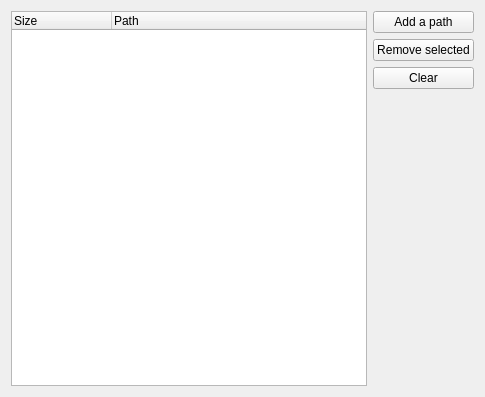
<ui version="4.0" >
 <class>NewTorrentSecondStep</class>
 <widget class="QWidget" name="NewTorrentSecondStep" >
  <property name="geometry" >
   <rect>
    <x>0</x>
    <y>0</y>
    <width>485</width>
    <height>397</height>
   </rect>
  </property>
  <property name="windowTitle" >
   <string>Select files</string>
  </property>
  <property name="windowIcon" >
   <iconset resource="resources.qrc" >:/resources/images/bittorrent.svg</iconset>
  </property>
  <layout class="QHBoxLayout" >
   <item>
    <widget class="QTreeWidget" name="FilesWidget_" >
     <property name="rootIsDecorated" >
      <bool>false</bool>
     </property>
     <property name="uniformRowHeights" >
      <bool>true</bool>
     </property>
     <column>
      <property name="text" >
       <string>Size</string>
      </property>
     </column>
     <column>
      <property name="text" >
       <string>Path</string>
      </property>
     </column>
    </widget>
   </item>
   <item>
    <layout class="QVBoxLayout" >
     <item>
      <widget class="QPushButton" name="AddPath_" >
       <property name="text" >
        <string>Add a path</string>
       </property>
      </widget>
     </item>
     <item>
      <widget class="QPushButton" name="RemoveSelected_" >
       <property name="text" >
        <string>Remove selected</string>
       </property>
      </widget>
     </item>
     <item>
      <widget class="QPushButton" name="Clear_" >
       <property name="text" >
        <string>Clear</string>
       </property>
      </widget>
     </item>
     <item>
      <spacer>
       <property name="orientation" >
        <enum>Qt::Vertical</enum>
       </property>
       <property name="sizeHint" >
        <size>
         <width>20</width>
         <height>40</height>
        </size>
       </property>
      </spacer>
     </item>
    </layout>
   </item>
  </layout>
 </widget>
 <resources>
  <include location="resources.qrc" />
 </resources>
 <connections/>
</ui>
